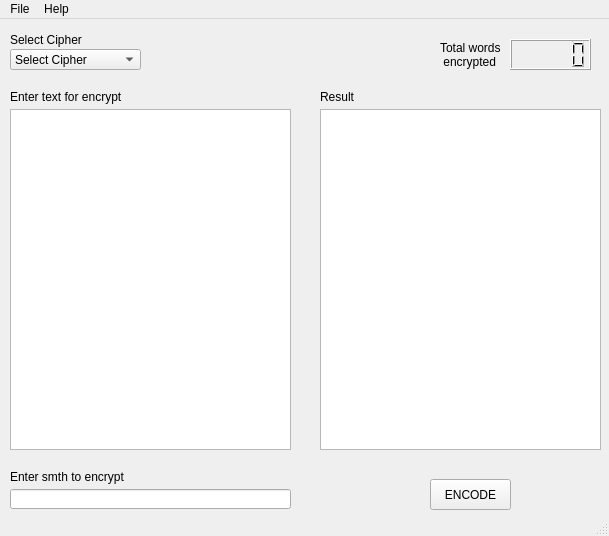
<?xml version="1.0" encoding="UTF-8"?>
<ui version="4.0">
 <class>MainWindow</class>
 <widget class="QMainWindow" name="MainWindow">
  <property name="geometry">
   <rect>
    <x>0</x>
    <y>0</y>
    <width>609</width>
    <height>536</height>
   </rect>
  </property>
  <property name="minimumSize">
   <size>
    <width>609</width>
    <height>536</height>
   </size>
  </property>
  <property name="maximumSize">
   <size>
    <width>623</width>
    <height>557</height>
   </size>
  </property>
  <property name="windowTitle">
   <string>Simple Encoder</string>
  </property>
  <widget class="QWidget" name="centralwidget">
   <widget class="QTextEdit" name="insertText">
    <property name="geometry">
     <rect>
      <x>10</x>
      <y>90</y>
      <width>281</width>
      <height>341</height>
     </rect>
    </property>
   </widget>
   <widget class="QComboBox" name="setCipher">
    <property name="geometry">
     <rect>
      <x>10</x>
      <y>30</y>
      <width>131</width>
      <height>21</height>
     </rect>
    </property>
    <item>
     <property name="text">
      <string>Select Cipher</string>
     </property>
    </item>
    <item>
     <property name="text">
      <string>Caesar</string>
     </property>
    </item>
    <item>
     <property name="text">
      <string>Vigenere</string>
     </property>
    </item>
   </widget>
   <widget class="QLabel" name="label">
    <property name="geometry">
     <rect>
      <x>10</x>
      <y>10</y>
      <width>131</width>
      <height>21</height>
     </rect>
    </property>
    <property name="text">
     <string>Select Cipher</string>
    </property>
   </widget>
   <widget class="QLabel" name="label_2">
    <property name="geometry">
     <rect>
      <x>10</x>
      <y>70</y>
      <width>171</width>
      <height>16</height>
     </rect>
    </property>
    <property name="text">
     <string>Enter text for encrypt</string>
    </property>
   </widget>
   <widget class="QLabel" name="label_3">
    <property name="geometry">
     <rect>
      <x>10</x>
      <y>450</y>
      <width>201</width>
      <height>16</height>
     </rect>
    </property>
    <property name="text">
     <string>Enter smth to encrypt</string>
    </property>
   </widget>
   <widget class="QLineEdit" name="lineCipher">
    <property name="geometry">
     <rect>
      <x>10</x>
      <y>470</y>
      <width>281</width>
      <height>20</height>
     </rect>
    </property>
   </widget>
   <widget class="QTextEdit" name="readyText">
    <property name="geometry">
     <rect>
      <x>320</x>
      <y>90</y>
      <width>281</width>
      <height>341</height>
     </rect>
    </property>
   </widget>
   <widget class="QLabel" name="label_4">
    <property name="geometry">
     <rect>
      <x>320</x>
      <y>70</y>
      <width>61</width>
      <height>16</height>
     </rect>
    </property>
    <property name="text">
     <string>Result</string>
    </property>
   </widget>
   <widget class="QLCDNumber" name="wordsNum">
    <property name="geometry">
     <rect>
      <x>510</x>
      <y>20</y>
      <width>81</width>
      <height>31</height>
     </rect>
    </property>
   </widget>
   <widget class="QLabel" name="label_5">
    <property name="geometry">
     <rect>
      <x>440</x>
      <y>20</y>
      <width>71</width>
      <height>31</height>
     </rect>
    </property>
    <property name="text">
     <string>Total words 
 encrypted</string>
    </property>
   </widget>
   <widget class="QPushButton" name="btnEncode">
    <property name="geometry">
     <rect>
      <x>430</x>
      <y>460</y>
      <width>81</width>
      <height>31</height>
     </rect>
    </property>
    <property name="text">
     <string>ENCODE</string>
    </property>
   </widget>
   <widget class="QLabel" name="errorLabel">
    <property name="geometry">
     <rect>
      <x>200</x>
      <y>10</y>
      <width>181</width>
      <height>51</height>
     </rect>
    </property>
    <property name="font">
     <font>
      <family>Segoe Print</family>
      <pointsize>9</pointsize>
      <weight>75</weight>
      <italic>true</italic>
      <bold>true</bold>
     </font>
    </property>
    <property name="lineWidth">
     <number>1</number>
    </property>
    <property name="text">
     <string/>
    </property>
   </widget>
  </widget>
  <widget class="QMenuBar" name="menubar">
   <property name="geometry">
    <rect>
     <x>0</x>
     <y>0</y>
     <width>609</width>
     <height>21</height>
    </rect>
   </property>
   <widget class="QMenu" name="menuFile">
    <property name="title">
     <string>File</string>
    </property>
    <addaction name="separator"/>
    <addaction name="actionDecode_File"/>
    <addaction name="actionSave_as"/>
    <addaction name="actionOpen_file"/>
    <addaction name="actionReset"/>
    <addaction name="actionExit"/>
   </widget>
   <widget class="QMenu" name="menuHelp">
    <property name="title">
     <string>Help</string>
    </property>
    <addaction name="actionAbout_program"/>
   </widget>
   <addaction name="menuFile"/>
   <addaction name="menuHelp"/>
  </widget>
  <widget class="QStatusBar" name="statusbar"/>
  <action name="actionSave_as">
   <property name="text">
    <string>Save file as</string>
   </property>
  </action>
  <action name="actionOpen_file">
   <property name="text">
    <string>Open file</string>
   </property>
  </action>
  <action name="actionReset">
   <property name="text">
    <string>Reset</string>
   </property>
  </action>
  <action name="actionExit">
   <property name="text">
    <string>Exit</string>
   </property>
  </action>
  <action name="actionAbout_program">
   <property name="text">
    <string>About program</string>
   </property>
  </action>
  <action name="actionDecode_File">
   <property name="text">
    <string>Decode Text</string>
   </property>
  </action>
 </widget>
 <resources/>
 <connections/>
</ui>
